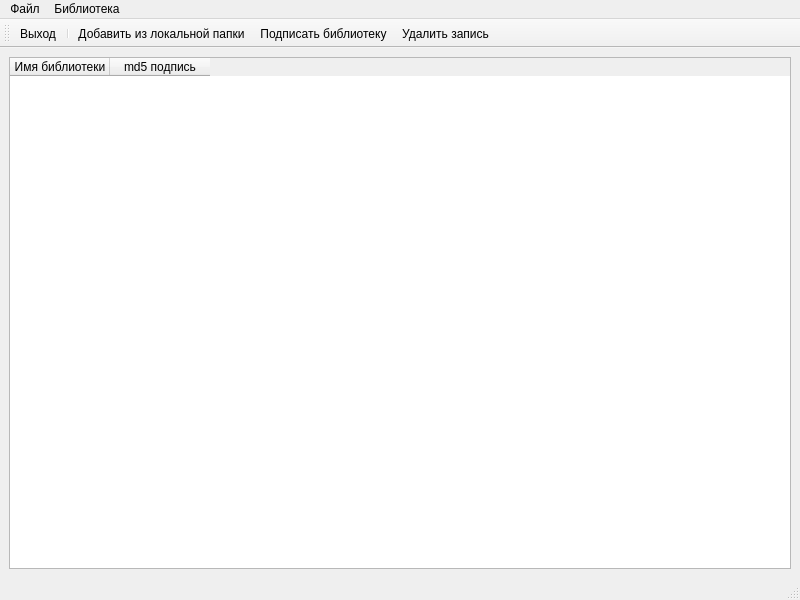
<?xml version="1.0" encoding="UTF-8"?>
<ui version="4.0">
 <class>mw_DLL_handler</class>
 <widget class="QMainWindow" name="mw_DLL_handler">
  <property name="geometry">
   <rect>
    <x>0</x>
    <y>0</y>
    <width>800</width>
    <height>600</height>
   </rect>
  </property>
  <property name="windowTitle">
   <string>DLL handler</string>
  </property>
  <widget class="QWidget" name="centralwidget">
   <layout class="QGridLayout" name="gridLayout">
    <item row="0" column="0">
     <widget class="QTableWidget" name="tableWidget">
      <column>
       <property name="text">
        <string>Имя библиотеки</string>
       </property>
      </column>
      <column>
       <property name="text">
        <string>md5 подпись</string>
       </property>
      </column>
     </widget>
    </item>
   </layout>
  </widget>
  <widget class="QMenuBar" name="menubar">
   <property name="geometry">
    <rect>
     <x>0</x>
     <y>0</y>
     <width>800</width>
     <height>20</height>
    </rect>
   </property>
   <widget class="QMenu" name="menu">
    <property name="title">
     <string>Файл</string>
    </property>
    <addaction name="action_exit"/>
   </widget>
   <widget class="QMenu" name="menu_dll">
    <property name="title">
     <string>Библиотека</string>
    </property>
    <addaction name="action_add_dll"/>
    <addaction name="action_dll_subscribe"/>
    <addaction name="action_dll_delete"/>
   </widget>
   <addaction name="menu"/>
   <addaction name="menu_dll"/>
  </widget>
  <widget class="QStatusBar" name="statusbar"/>
  <widget class="QToolBar" name="toolBar">
   <property name="windowTitle">
    <string>toolBar</string>
   </property>
   <attribute name="toolBarArea">
    <enum>TopToolBarArea</enum>
   </attribute>
   <attribute name="toolBarBreak">
    <bool>false</bool>
   </attribute>
   <addaction name="action_exit"/>
   <addaction name="separator"/>
   <addaction name="action_add_dll"/>
   <addaction name="action_dll_subscribe"/>
   <addaction name="action_dll_delete"/>
  </widget>
  <action name="action_exit">
   <property name="icon">
    <iconset resource="../images/resources.qrc">
     <normaloff>:/PICS/exit.png</normaloff>:/PICS/exit.png</iconset>
   </property>
   <property name="text">
    <string>Выход</string>
   </property>
  </action>
  <action name="action_add_dll">
   <property name="icon">
    <iconset resource="../images/resources.qrc">
     <normaloff>:/PICS/dll_add.png</normaloff>:/PICS/dll_add.png</iconset>
   </property>
   <property name="text">
    <string>Добавить из локальной папки</string>
   </property>
  </action>
  <action name="action_dll_subscribe">
   <property name="icon">
    <iconset resource="../images/resources.qrc">
     <normaloff>:/PICS/dll_sign.png</normaloff>:/PICS/dll_sign.png</iconset>
   </property>
   <property name="text">
    <string>Подписать библиотеку</string>
   </property>
  </action>
  <action name="action_dll_delete">
   <property name="icon">
    <iconset resource="../images/resources.qrc">
     <normaloff>:/PICS/trashcan_full.png</normaloff>:/PICS/trashcan_full.png</iconset>
   </property>
   <property name="text">
    <string>Удалить запись</string>
   </property>
  </action>
 </widget>
 <resources>
  <include location="../images/resources.qrc"/>
 </resources>
 <connections/>
</ui>
